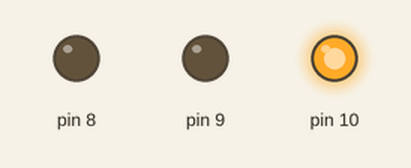
Recording of a sketch running on a simulated Arduino Uno, built with avr-gcc and run on an emulated ATmega328P. Shown: output pins drawn as LEDs (lit = HIGH).

Above: at 0.05 s.
At 10.0 s:
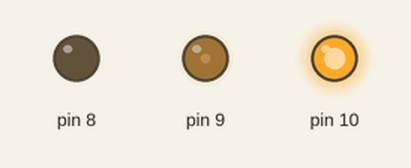
Timing chart, 0 to 11.5 s (numbered marks = the images above):
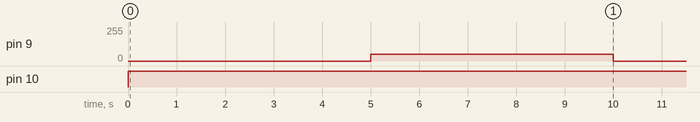

The sketch:

controlVelocidad.ino
```cpp
void setup() {
  pinMode(8,OUTPUT);
  pinMode(9,OUTPUT);
  pinMode(10,OUTPUT);
  pinMode(11,INPUT);
}

void loop() {
  digitalWrite(10,HIGH);
  analogWrite(8,100);
  analogWrite(9,0);
  delay(5000);

  analogWrite(8,0);
  analogWrite(9,50);
  delay(5000);
}
```

Measured:
- by itself, pin 9: alternates 50/255 for 5.0 s and 0/255 for 5.0 s
- by itself, pin 10: LOW → HIGH at 0.00 s
